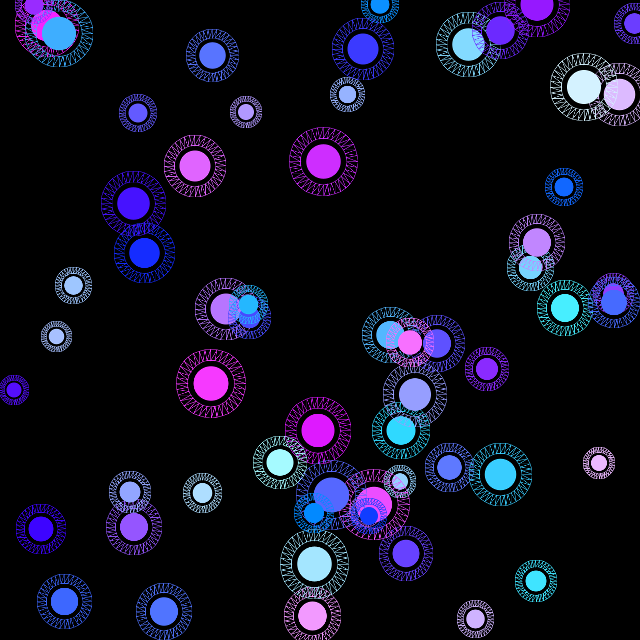
Frame 1 (no input)
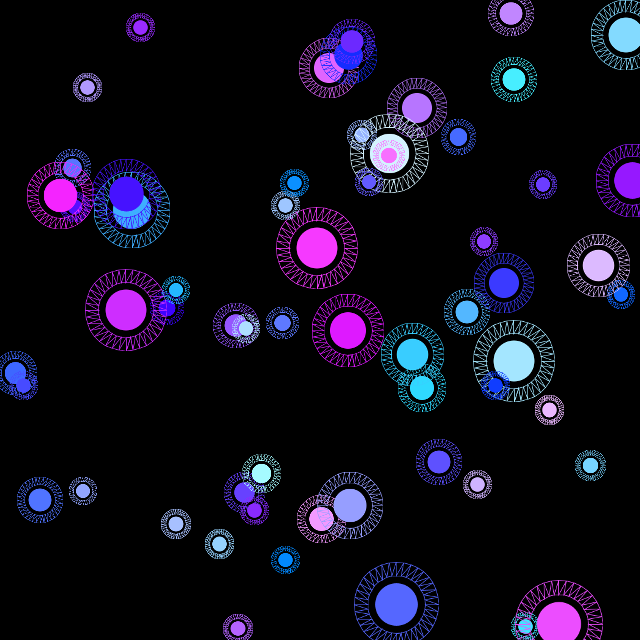
Frame 60 (the mouse pressed at the canvas centre just before this capture)
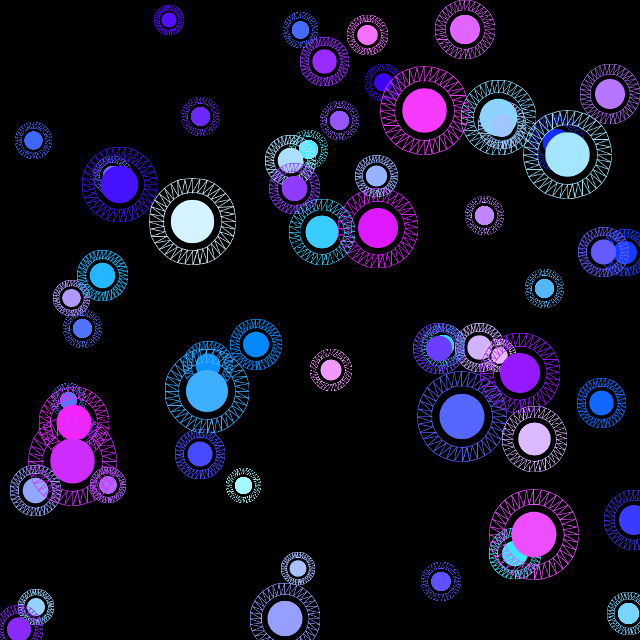
Frame 120 (the mouse held since frame 60 and released just before this capture)

The Processing sketch that drew these frames (run headless with seeded random() and noise(); from frame 60 on, the mouse is pressed at the canvas centre):

// Processing sketch: processing_164167
// ── processing_164167.pde

ArrayList spots = new ArrayList();

void setup() {
  size(640, 640);
  for (int i = 0; i < 60; i++) {
    spots.add(new Spot());
  }
}

void draw() {
  background(0);
  for (int i = 0; i < spots.size (); i++) {
    Spot s = (Spot) spots.get(i);
    s.draw();
    s.boundaries();
  }
}

class Spot {
  PVector loc;
  PVector vel;
  int s = (int)random(30, 70);
  float s2 = s-s/3;
  PGraphics pg = createGraphics(s*2, s*2);

  Spot() {
    loc = new PVector(random(width), random(height));
    vel = new PVector(random(-1, 1), random(-1, 1));
    vel.mult(4);

    pg.beginDraw();

    float r = random(0, 255);
    float g = random(0, 255);

    for (int i = 0; i <= 360; i+=10) {

      float angleX = sin(radians(i));
      float angleY = cos(radians(i));


      float angleX2 = sin(radians(i+10));
      float angleY2 = cos(radians(i+10));
      

      pg.noFill();
      pg.stroke(r, g, 255);
      pg.beginShape();
      pg.vertex(s+angleX*s, s+angleY*s);
      pg.vertex(s+angleX2*s2, s+angleY2*s2);
      pg.vertex(s+angleX2*s, s+angleY2*s);
      pg.endShape();

      pg.line(s+angleX*s, s+angleY*s, s+angleX2*s, s+angleY2*s);
      pg.line(s+angleX2*s2, s+angleY2*s2, s+angleX*s2, s+angleY*s2);
    }

    pg.noStroke();
    pg.fill(r, g, 255);
    pg.ellipse(s, s, s, s);

    pg.endDraw();
  }

  void draw() {
    loc.add(vel);
    float angle = sin(radians(frameCount*s/10)) * s/3;
    image(pg, loc.x-s/2-angle/2, loc.y-s/2-angle/2, s+angle, s+angle);
  }

  void boundaries() {
    if (loc.x < 0)      vel.x *= -1;
    if (loc.x > width)  vel.x *= -1;
    if (loc.y < 0)      vel.y *= -1;
    if (loc.y > height) vel.y *= -1;
  }
}
